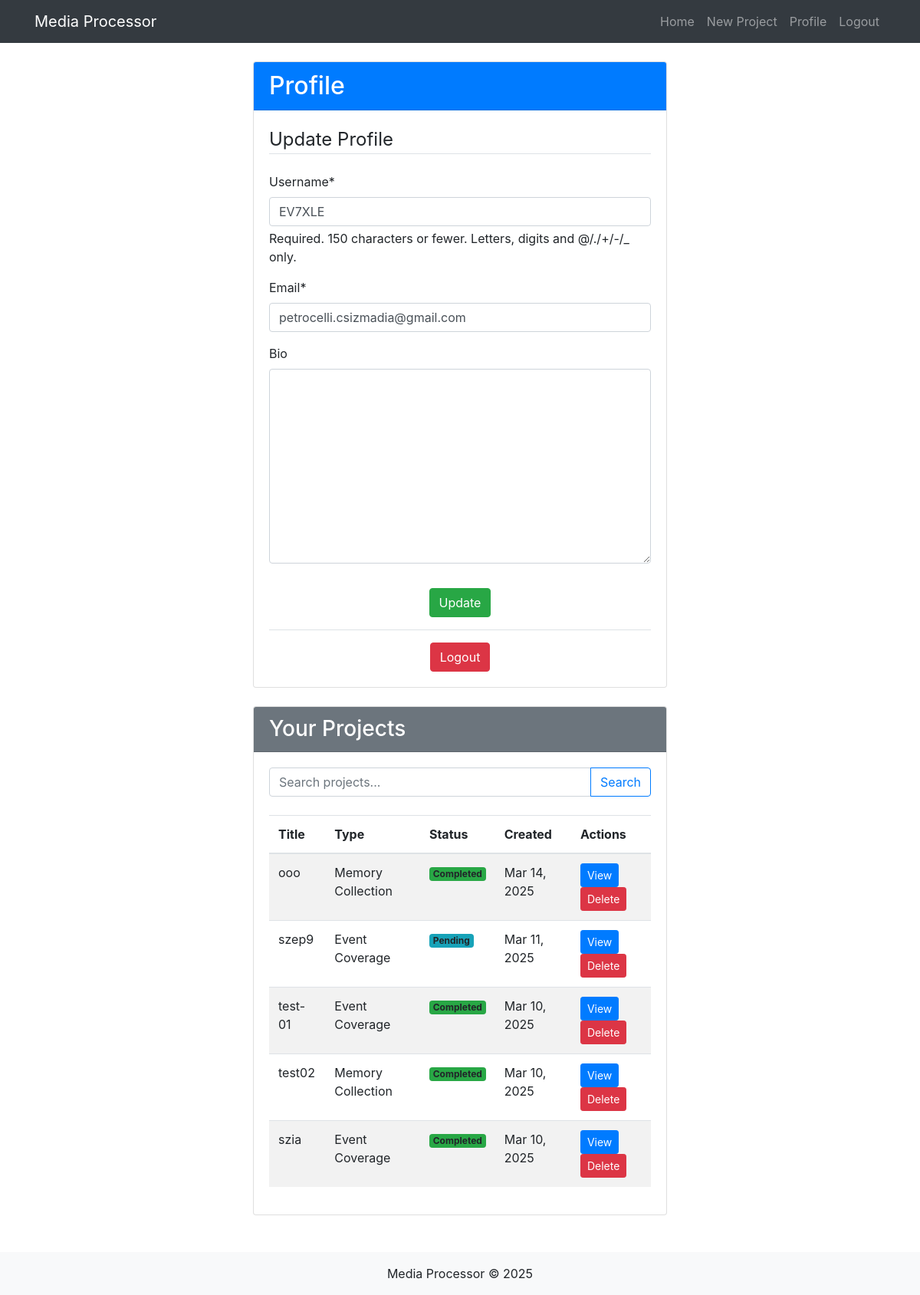
/accounts/profile/ (signed in), run on an earlier commit of the app's database.
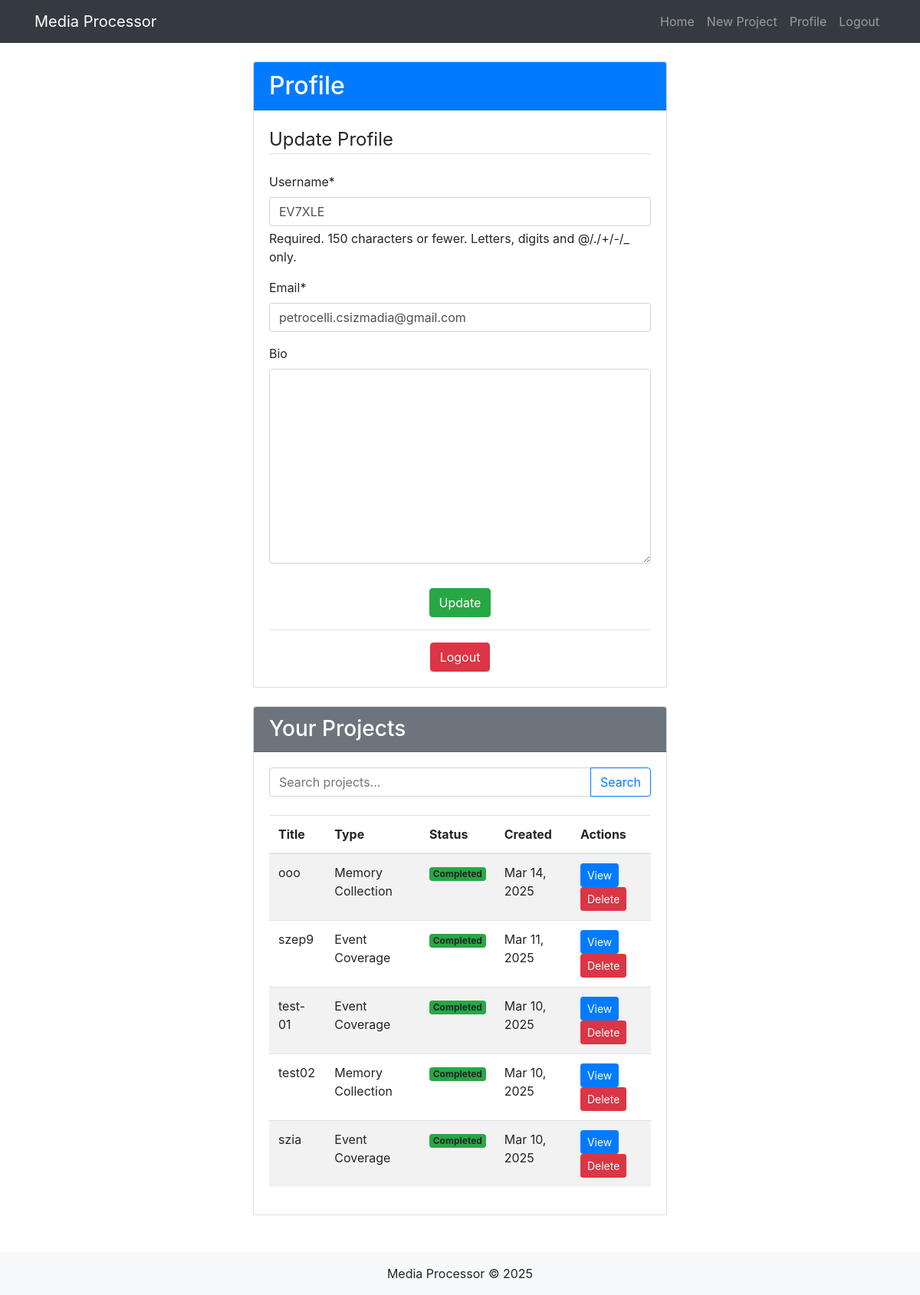
And on a later commit of the database.
### media_app/models.py (models this page shows, shortened)
class MediaProject(models.Model):
    STATUS_CHOICES = (
        ('pending', 'Pending'),
        ('processing', 'Processing'),
        ('completed', 'Completed'),
        ('failed', 'Failed'),
    )
    PROJECT_TYPES = (
        ('life_story', 'Life Story'),
        ('event_coverage', 'Event Coverage'),
        ('memory_collection', 'Memory Collection'),
    )
    title = models.CharField(max_length=200)
    description = models.TextField(blank=True)
    user = models.ForeignKey(User, on_delete=models.CASCADE)
    created_at = models.DateTimeField(auto_now_add=True)
    updated_at = models.DateTimeField(auto_now=True)
    status = models.CharField(max_length=20, choices=STATUS_CHOICES, default='pending')
    output_file = models.FileField(upload_to='outputs/', null=True, blank=True)
    qr_code = models.FileField(upload_to='qrcodes/', null=True, blank=True)
    type = models.CharField(max_length=20, choices=PROJECT_TYPES, default='life_story')

### accounts/views.py (the view)
# urls.py: path('profile/', views.profile, name='profile'),
@login_required
def profile(request):
    profile, created = Profile.objects.get_or_create(user=request.user)
    search_query = request.GET.get('search', '')
    projects = MediaProject.objects.filter(user=request.user)
    if search_query:
        projects = projects.filter(
            Q(title__icontains=search_query) |
            Q(description__icontains=search_query)  # Assuming MediaProject has a description field
        )
    projects = projects.order_by('-created_at')
    if request.method == 'POST':
        if 'delete_project' in request.POST:
            project_id = request.POST.get('project_id')
            try:
                project = MediaProject.objects.get(id=project_id, user=request.user)
                project.delete()
                messages.success(request, f'Project "{project.title}" deleted successfully!')
            except MediaProject.DoesNotExist:
                messages.error(request, 'Project not found or you do not have permission.')
            except Exception as e:
                logger.error(f"Error deleting project {project_id}: {str(e)}")
                messages.error(request, f'An error occurred: {str(e)}')
            return redirect('profile')
        u_form = UserUpdateForm(request.POST, instance=request.user)
        p_form = ProfileUpdateForm(request.POST, instance=profile)
        if u_form.is_valid() and p_form.is_valid():
            u_form.save()
            p_form.save()
            messages.success(request, 'Your account has been updated!')
            return redirect('profile')
    else:
        u_form = UserUpdateForm(instance=request.user)
        p_form = ProfileUpdateForm(instance=profile)
    context = {
        'u_form': u_form,
        'p_form': p_form,
        'projects': projects,
        'search_query': search_query
    }
    return render(request, 'accounts/profile.html', context)

### accounts/forms.py
class UserUpdateForm(forms.ModelForm):
    email = forms.EmailField()
    class Meta:
        model = User
        fields = ['username', 'email']

class ProfileUpdateForm(forms.ModelForm):
    class Meta:
        model = Profile
        fields = ['bio']

### accounts/templates/accounts/profile.html (shortened to what this page needs)
{% extends 'base.html' %}
{% load crispy_forms_tags %}
{% block content %}
<div class="row">
    <div class="col-md-6 offset-md-3">
        <div class="card mb-4">
            <div class="card-header bg-primary text-white">
                <h2 class="mb-0">Profile</h2>
            </div>
            <div class="card-body">
                <form method="POST">
                    <fieldset class="form-group">
                        <legend class="border-bottom mb-4">Update Profile</legend>
                        {{ u_form|crispy }}
                        {{ p_form|crispy }}
                    </fieldset>
                    <div class="form-group text-center mt-3">
                        <button type="submit" class="btn btn-success">Update</button>
                    </div>
                </form>
                <div class="border-top pt-3 mt-3 text-center">
                    <a href="{% url 'logout' %}" class="btn btn-danger">Logout</a>
                </div>
            </div>
        </div>
        <div class="card">
            <div class="card-header bg-secondary text-white">
                <h3 class="mb-0">Your Projects</h3>
            </div>
            <div class="card-body">
                <form method="GET" class="mb-4">
                    <div class="input-group">
                        <input type="text" name="search" class="form-control" placeholder="Search projects..." value="{{ search_query }}">
                        <div class="input-group-append">
                            <button class="btn btn-outline-primary" type="submit">Search</button>
                        </div>
                    </div>
                </form>
                {% if projects %}
                    <div class="table-responsive">
                        <table class="table table-striped">
                            <thead>
                                <tr>
                                    <th>Title</th>
                                    <th>Type</th>
                                    <th>Status</th>
                                    <th>Created</th>
                                    <th>Actions</th>
                                </tr>
                            </thead>
                            <tbody>
                                {% for project in projects %}
                                    <tr>
                                        <td>{{ project.title }}</td>
                                        <td>{{ project.get_type_display }}</td>
                                        <td>
                                            <span class="badge
                                                {% if project.status == 'completed' %}bg-success
                                                {% elif project.status == 'failed' %}bg-danger
                                                {% elif project.status == 'processing' %}bg-warning
                                                {% else %}bg-info{% endif %}">
                                                {{ project.get_status_display }}
                                            </span>
                                        </td>
                                        <td>{{ project.created_at|date:"M d, Y" }}</td>
                                        <td>
                                            <a href="{% url 'project_detail' project.id %}" class="btn btn-sm btn-primary">View</a>
                                            <form method="POST" class="d-inline">
                                                <button type="submit" class="btn btn-sm btn-danger">Delete</button>
                                            </form>
                                        </td>
                                    </tr>
                                {% endfor %}
                            </tbody>
                        </table>
                    </div>
                {% endif %}
            </div>
        </div>
    </div>
</div>
{% endblock %}

What changed in the data, as far as the page shows it:
changed MediaProject "szep9": status "Pending" → "Completed"
